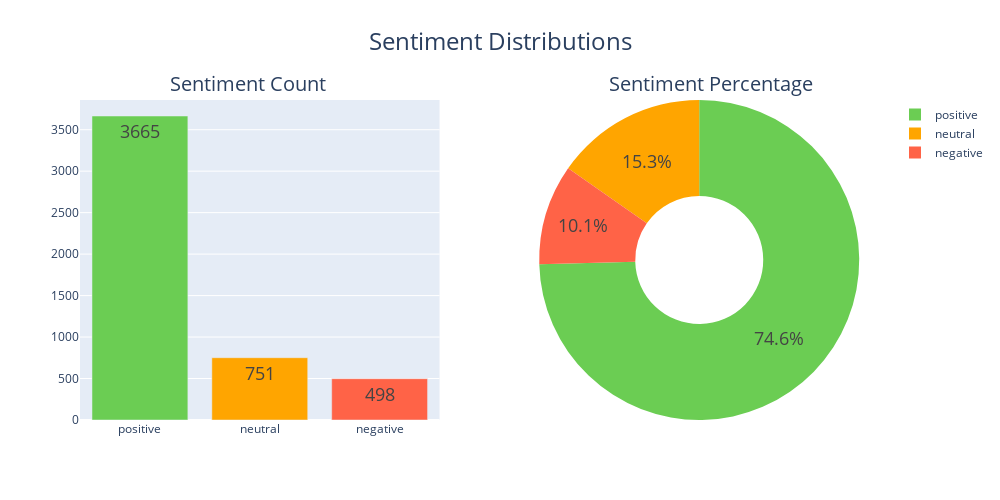

The cell this chart's notebook holds for it:
### Markdown cell above
## Overall Sentiment

### Code cell
# This script visualizes sentiment analysis results using two types of charts: a bar chart and a pie chart.
# The first chart is a grouped bar chart that displays sentiment counts for each category (positive, neutral, negative).
# The second chart is a pie chart showing the proportion of each sentiment category.
# Both charts use custom colors for consistency across visualizations.

# Colors are defined for each sentiment (positive, neutral, and negative) to visually distinguish the categories.
colors = {'positive': '#6BCD53', 'neutral': 'orange', 'negative': '#FF6347'}

# Sorting the colors according to the sentiment labels for consistent application in both charts.
sorted_colors = [colors[label] for label in sentiment_labels]

# Creating a layout with two subplots: one for the bar chart and one for the pie chart.
fig = make_subplots(rows=1, cols=2, specs=[[{'type':'bar'}, {'type':'domain'}]])

# Adding a bar chart to the first subplot, showing sentiment counts with the text labels inside each bar.
# The bars are colored according to the sentiment, and the text is positioned for clear visibility.
fig.add_trace(
    go.Bar(
        x=sentiment_labels, 
        y=sentiment_values, 
        marker_color=sorted_colors, 
        text=sentiment_values, 
        textposition='inside', 
        showlegend=False,
        hoverinfo='y',
        textfont=dict(size=18)
    ),
    row=1, col=1
)

# Adding a pie chart to the second subplot, representing the sentiment distribution as percentages.
# The pie chart has a hole in the center (donut chart), and the colors match those used in the bar chart.
fig.add_trace(
    go.Pie(
        labels=sentiment_labels, 
        values=sentiment_values, 
        hole=.4, 
        marker=dict(colors=sorted_colors), 
        hoverinfo='label+percent',
        textfont=dict(size=18)
    ),
    row=1, col=2
)

# Updating the layout to include a title, annotations, and overall chart dimensions.
# The title is centered, and annotations describe the two charts for clarity.
fig.update_layout(
    title_text='Sentiment Distributions',
    title_x=0.5,  # Center the main title
    title_font=dict(size=24),  # Increase the font size of the title
    annotations=[
        dict(text='Sentiment Count', x=0.11, y=1.1, xref='paper', yref='paper', showarrow=False, font=dict(size=20)),
        dict(text='Sentiment Percentage', x=0.92, y=1.1, xref='paper', yref='paper', showarrow=False, font=dict(size=20))
    ],
    width=1000,  # Set the width of the figure
    height=500   # Set the height of the figure
)

# Display the final combined visualization with the bar chart and pie chart side by side.
fig.show()

### Figure 1 — Plotly figure (JSON) as saved in the notebook; plotly's stock layout.template omitted (floating-point values rounded to 4 significant figures)
{"data": [{"hoverinfo": "y", "marker": {"color": ["#6BCD53", "orange", "#FF6347"]}, "showlegend": false, "text": ["3665", "751", "498"], "textfont": {"size": 18}, "textposition": "inside", "type": "bar", "x": ["positive", "neutral", "negative"], "xaxis": "x", "y": [3665, 751, 498], "yaxis": "y"}, {"domain": {"x": [0.55, 1], "y": [0, 1]}, "hole": 0.4, "hoverinfo": "label+percent", "labels": ["positive", "neutral", "negative"], "marker": {"colors": ["#6BCD53", "orange", "#FF6347"]}, "textfont": {"size": 18}, "type": "pie", "values": [3665, 751, 498]}], "layout": {"annotations": [{"font": {"size": 20}, "showarrow": false, "text": "Sentiment Count", "x": 0.11, "xref": "paper", "y": 1.1, "yref": "paper"}, {"font": {"size": 20}, "showarrow": false, "text": "Sentiment Percentage", "x": 0.92, "xref": "paper", "y": 1.1, "yref": "paper"}], "height": 500, "title": {"font": {"size": 24}, "text": "Sentiment Distributions", "x": 0.5}, "width": 1000, "xaxis": {"anchor": "y", "domain": [0, 0.45]}, "yaxis": {"anchor": "x", "domain": [0, 1]}}}
